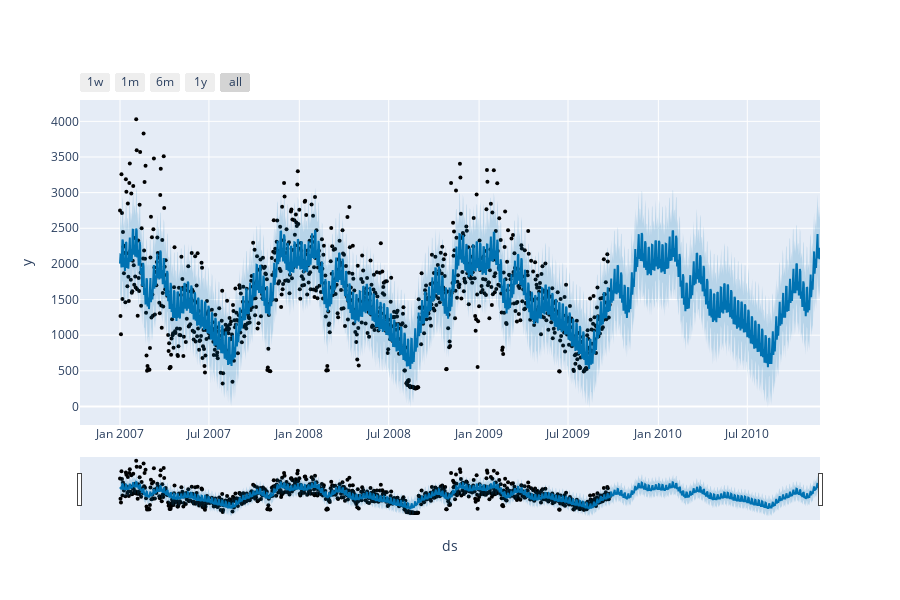

Notebook code cell kept with this figure:
### Code cell
from prophet.plot import plot_plotly, plot_components_plotly
plot_plotly(prophet_model, forecast)

### Figure 1 — Plotly figure (JSON) as saved in the notebook; plotly's stock layout.template omitted (floating-point values rounded to 4 significant figures; data arrays with more than 128 entries replaced by an {"elided": "..."} marker saying what was removed)
{"data": [{"marker": {"color": "black", "size": 4}, "mode": "markers", "name": "Actual", "type": "scatter", "x": {"elided": "998 str values"}, "y": {"elided": "998 float values"}}, {"hoverinfo": "skip", "line": {"width": 0}, "mode": "lines", "type": "scatter", "x": {"elided": "1426 str values"}, "y": {"elided": "1426 float values"}}, {"fill": "tonexty", "fillcolor": "rgba(0, 114, 178, 0.2)", "line": {"color": "#0072B2", "width": 2}, "mode": "lines", "name": "Predicted", "type": "scatter", "x": {"elided": "1426 str values"}, "y": {"elided": "1426 float values"}}, {"fill": "tonexty", "fillcolor": "rgba(0, 114, 178, 0.2)", "hoverinfo": "skip", "line": {"width": 0}, "mode": "lines", "type": "scatter", "x": {"elided": "1426 str values"}, "y": {"elided": "1426 float values"}}], "layout": {"height": 600, "showlegend": false, "width": 900, "xaxis": {"rangeselector": {"buttons": [{"count": 7, "label": "1w", "step": "day", "stepmode": "backward"}, {"count": 1, "label": "1m", "step": "month", "stepmode": "backward"}, {"count": 6, "label": "6m", "step": "month", "stepmode": "backward"}, {"count": 1, "label": "1y", "step": "year", "stepmode": "backward"}, {"step": "all"}]}, "rangeslider": {"visible": true}, "title": {"text": "ds"}, "type": "date"}, "yaxis": {"title": {"text": "y"}}}}
